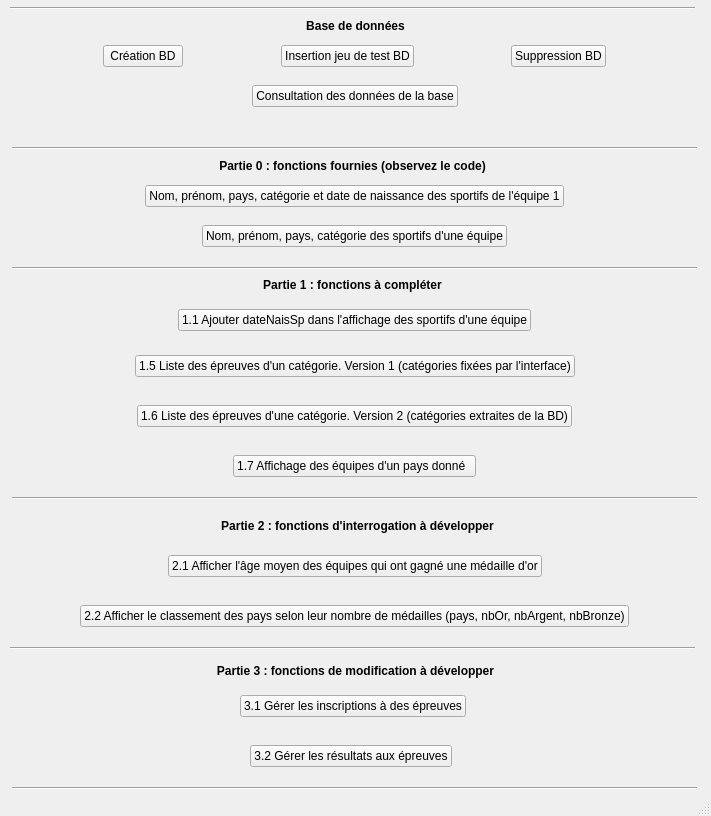
<?xml version="1.0" encoding="UTF-8"?>
<ui version="4.0">
 <class>MainWindow</class>
 <widget class="QMainWindow" name="MainWindow">
  <property name="enabled">
   <bool>true</bool>
  </property>
  <property name="geometry">
   <rect>
    <x>0</x>
    <y>0</y>
    <width>711</width>
    <height>816</height>
   </rect>
  </property>
  <property name="windowTitle">
   <string>Projet Jeux Olympiques</string>
  </property>
  <widget class="QWidget" name="centralwidget">
   <widget class="Line" name="line">
    <property name="geometry">
     <rect>
      <x>10</x>
      <y>0</y>
      <width>685</width>
      <height>16</height>
     </rect>
    </property>
    <property name="orientation">
     <enum>Qt::Horizontal</enum>
    </property>
   </widget>
   <widget class="QLabel" name="label">
    <property name="geometry">
     <rect>
      <x>10</x>
      <y>10</y>
      <width>691</width>
      <height>31</height>
     </rect>
    </property>
    <property name="font">
     <font>
      <weight>75</weight>
      <bold>true</bold>
     </font>
    </property>
    <property name="text">
     <string>Base de données</string>
    </property>
    <property name="alignment">
     <set>Qt::AlignCenter</set>
    </property>
   </widget>
   <widget class="Line" name="line_2">
    <property name="geometry">
     <rect>
      <x>12</x>
      <y>140</y>
      <width>685</width>
      <height>16</height>
     </rect>
    </property>
    <property name="orientation">
     <enum>Qt::Horizontal</enum>
    </property>
   </widget>
   <widget class="QLabel" name="label_3">
    <property name="geometry">
     <rect>
      <x>7</x>
      <y>150</y>
      <width>691</width>
      <height>31</height>
     </rect>
    </property>
    <property name="font">
     <font>
      <weight>75</weight>
      <bold>true</bold>
     </font>
    </property>
    <property name="text">
     <string>Partie 0 : fonctions fournies (observez le code)</string>
    </property>
    <property name="alignment">
     <set>Qt::AlignCenter</set>
    </property>
   </widget>
   <widget class="Line" name="line_3">
    <property name="geometry">
     <rect>
      <x>12</x>
      <y>260</y>
      <width>685</width>
      <height>16</height>
     </rect>
    </property>
    <property name="orientation">
     <enum>Qt::Horizontal</enum>
    </property>
   </widget>
   <widget class="QLabel" name="label_4">
    <property name="geometry">
     <rect>
      <x>7</x>
      <y>269</y>
      <width>691</width>
      <height>31</height>
     </rect>
    </property>
    <property name="font">
     <font>
      <weight>75</weight>
      <bold>true</bold>
     </font>
    </property>
    <property name="text">
     <string>Partie 1 : fonctions à compléter</string>
    </property>
    <property name="alignment">
     <set>Qt::AlignCenter</set>
    </property>
   </widget>
   <widget class="Line" name="line_4">
    <property name="geometry">
     <rect>
      <x>12</x>
      <y>490</y>
      <width>685</width>
      <height>16</height>
     </rect>
    </property>
    <property name="orientation">
     <enum>Qt::Horizontal</enum>
    </property>
   </widget>
   <widget class="QLabel" name="label_5">
    <property name="geometry">
     <rect>
      <x>12</x>
      <y>510</y>
      <width>691</width>
      <height>31</height>
     </rect>
    </property>
    <property name="font">
     <font>
      <weight>75</weight>
      <bold>true</bold>
     </font>
    </property>
    <property name="text">
     <string>Partie 2 : fonctions d'interrogation à développer</string>
    </property>
    <property name="alignment">
     <set>Qt::AlignCenter</set>
    </property>
   </widget>
   <widget class="Line" name="line_5">
    <property name="geometry">
     <rect>
      <x>10</x>
      <y>640</y>
      <width>685</width>
      <height>16</height>
     </rect>
    </property>
    <property name="orientation">
     <enum>Qt::Horizontal</enum>
    </property>
   </widget>
   <widget class="QLabel" name="label_6">
    <property name="geometry">
     <rect>
      <x>10</x>
      <y>660</y>
      <width>691</width>
      <height>21</height>
     </rect>
    </property>
    <property name="font">
     <font>
      <weight>75</weight>
      <bold>true</bold>
     </font>
    </property>
    <property name="text">
     <string>Partie 3 : fonctions de modification à développer</string>
    </property>
    <property name="alignment">
     <set>Qt::AlignCenter</set>
    </property>
   </widget>
   <widget class="Line" name="line_6">
    <property name="geometry">
     <rect>
      <x>12</x>
      <y>780</y>
      <width>685</width>
      <height>16</height>
     </rect>
    </property>
    <property name="orientation">
     <enum>Qt::Horizontal</enum>
    </property>
   </widget>
   <widget class="QLabel" name="label_2">
    <property name="geometry">
     <rect>
      <x>10</x>
      <y>120</y>
      <width>689</width>
      <height>19</height>
     </rect>
    </property>
    <property name="text">
     <string/>
    </property>
    <property name="alignment">
     <set>Qt::AlignCenter</set>
    </property>
   </widget>
   <widget class="QWidget" name="layoutWidget">
    <property name="geometry">
     <rect>
      <x>12</x>
      <y>40</y>
      <width>685</width>
      <height>32</height>
     </rect>
    </property>
    <layout class="QHBoxLayout" name="horizontalLayout">
     <item>
      <spacer name="horizontalSpacer">
       <property name="orientation">
        <enum>Qt::Horizontal</enum>
       </property>
       <property name="sizeHint" stdset="0">
        <size>
         <width>40</width>
         <height>20</height>
        </size>
       </property>
      </spacer>
     </item>
     <item>
      <widget class="QPushButton" name="pushButton">
       <property name="text">
        <string>Création BD</string>
       </property>
      </widget>
     </item>
     <item>
      <spacer name="horizontalSpacer_2">
       <property name="orientation">
        <enum>Qt::Horizontal</enum>
       </property>
       <property name="sizeHint" stdset="0">
        <size>
         <width>40</width>
         <height>20</height>
        </size>
       </property>
      </spacer>
     </item>
     <item>
      <widget class="QPushButton" name="pushButton_3">
       <property name="text">
        <string>Insertion jeu de test BD</string>
       </property>
      </widget>
     </item>
     <item>
      <spacer name="horizontalSpacer_3">
       <property name="orientation">
        <enum>Qt::Horizontal</enum>
       </property>
       <property name="sizeHint" stdset="0">
        <size>
         <width>40</width>
         <height>20</height>
        </size>
       </property>
      </spacer>
     </item>
     <item>
      <widget class="QPushButton" name="pushButton_2">
       <property name="text">
        <string>Suppression BD</string>
       </property>
      </widget>
     </item>
     <item>
      <spacer name="horizontalSpacer_4">
       <property name="orientation">
        <enum>Qt::Horizontal</enum>
       </property>
       <property name="sizeHint" stdset="0">
        <size>
         <width>40</width>
         <height>20</height>
        </size>
       </property>
      </spacer>
     </item>
    </layout>
   </widget>
   <widget class="QWidget" name="layoutWidget">
    <property name="geometry">
     <rect>
      <x>12</x>
      <y>80</y>
      <width>685</width>
      <height>32</height>
     </rect>
    </property>
    <layout class="QHBoxLayout" name="horizontalLayout_13">
     <item>
      <spacer name="horizontalSpacer_28">
       <property name="orientation">
        <enum>Qt::Horizontal</enum>
       </property>
       <property name="sizeHint" stdset="0">
        <size>
         <width>40</width>
         <height>20</height>
        </size>
       </property>
      </spacer>
     </item>
     <item>
      <widget class="QPushButton" name="pushButton_15">
       <property name="text">
        <string>Consultation des données de la base</string>
       </property>
      </widget>
     </item>
     <item>
      <spacer name="horizontalSpacer_27">
       <property name="orientation">
        <enum>Qt::Horizontal</enum>
       </property>
       <property name="sizeHint" stdset="0">
        <size>
         <width>40</width>
         <height>20</height>
        </size>
       </property>
      </spacer>
     </item>
    </layout>
   </widget>
   <widget class="QWidget" name="layoutWidget">
    <property name="geometry">
     <rect>
      <x>12</x>
      <y>180</y>
      <width>685</width>
      <height>32</height>
     </rect>
    </property>
    <layout class="QHBoxLayout" name="horizontalLayout_2">
     <item>
      <spacer name="horizontalSpacer_7">
       <property name="orientation">
        <enum>Qt::Horizontal</enum>
       </property>
       <property name="sizeHint" stdset="0">
        <size>
         <width>40</width>
         <height>20</height>
        </size>
       </property>
      </spacer>
     </item>
     <item>
      <widget class="QPushButton" name="pushButton_4">
       <property name="text">
        <string>Nom, prénom, pays, catégorie et date de naissance des sportifs de l'équipe 1</string>
       </property>
      </widget>
     </item>
     <item>
      <spacer name="horizontalSpacer_5">
       <property name="orientation">
        <enum>Qt::Horizontal</enum>
       </property>
       <property name="sizeHint" stdset="0">
        <size>
         <width>40</width>
         <height>20</height>
        </size>
       </property>
      </spacer>
     </item>
    </layout>
   </widget>
   <widget class="QWidget" name="layoutWidget">
    <property name="geometry">
     <rect>
      <x>12</x>
      <y>220</y>
      <width>685</width>
      <height>32</height>
     </rect>
    </property>
    <layout class="QHBoxLayout" name="horizontalLayout_3">
     <item>
      <spacer name="horizontalSpacer_8">
       <property name="orientation">
        <enum>Qt::Horizontal</enum>
       </property>
       <property name="sizeHint" stdset="0">
        <size>
         <width>40</width>
         <height>20</height>
        </size>
       </property>
      </spacer>
     </item>
     <item>
      <widget class="QPushButton" name="pushButton_5">
       <property name="text">
        <string>Nom, prénom, pays, catégorie des sportifs d'une équipe</string>
       </property>
      </widget>
     </item>
     <item>
      <spacer name="horizontalSpacer_6">
       <property name="orientation">
        <enum>Qt::Horizontal</enum>
       </property>
       <property name="sizeHint" stdset="0">
        <size>
         <width>40</width>
         <height>20</height>
        </size>
       </property>
      </spacer>
     </item>
    </layout>
   </widget>
   <widget class="QWidget" name="layoutWidget">
    <property name="geometry">
     <rect>
      <x>12</x>
      <y>304</y>
      <width>685</width>
      <height>32</height>
     </rect>
    </property>
    <layout class="QHBoxLayout" name="horizontalLayout_4">
     <item>
      <spacer name="horizontalSpacer_10">
       <property name="orientation">
        <enum>Qt::Horizontal</enum>
       </property>
       <property name="sizeHint" stdset="0">
        <size>
         <width>40</width>
         <height>20</height>
        </size>
       </property>
      </spacer>
     </item>
     <item>
      <widget class="QPushButton" name="pushButton_6">
       <property name="text">
        <string>1.1 Ajouter dateNaisSp dans l'affichage des sportifs d'une équipe</string>
       </property>
      </widget>
     </item>
     <item>
      <spacer name="horizontalSpacer_9">
       <property name="orientation">
        <enum>Qt::Horizontal</enum>
       </property>
       <property name="sizeHint" stdset="0">
        <size>
         <width>40</width>
         <height>20</height>
        </size>
       </property>
      </spacer>
     </item>
    </layout>
   </widget>
   <widget class="QWidget" name="layoutWidget">
    <property name="geometry">
     <rect>
      <x>12</x>
      <y>350</y>
      <width>685</width>
      <height>32</height>
     </rect>
    </property>
    <layout class="QHBoxLayout" name="horizontalLayout_5">
     <item>
      <spacer name="horizontalSpacer_12">
       <property name="orientation">
        <enum>Qt::Horizontal</enum>
       </property>
       <property name="sizeHint" stdset="0">
        <size>
         <width>40</width>
         <height>20</height>
        </size>
       </property>
      </spacer>
     </item>
     <item>
      <widget class="QPushButton" name="pushButton_7">
       <property name="text">
        <string>1.5 Liste des épreuves d'un catégorie. Version 1 (catégories fixées par l'interface)</string>
       </property>
      </widget>
     </item>
     <item>
      <spacer name="horizontalSpacer_11">
       <property name="orientation">
        <enum>Qt::Horizontal</enum>
       </property>
       <property name="sizeHint" stdset="0">
        <size>
         <width>40</width>
         <height>20</height>
        </size>
       </property>
      </spacer>
     </item>
    </layout>
   </widget>
   <widget class="QWidget" name="layoutWidget">
    <property name="geometry">
     <rect>
      <x>12</x>
      <y>400</y>
      <width>685</width>
      <height>32</height>
     </rect>
    </property>
    <layout class="QHBoxLayout" name="horizontalLayout_6">
     <item>
      <spacer name="horizontalSpacer_14">
       <property name="orientation">
        <enum>Qt::Horizontal</enum>
       </property>
       <property name="sizeHint" stdset="0">
        <size>
         <width>40</width>
         <height>20</height>
        </size>
       </property>
      </spacer>
     </item>
     <item>
      <widget class="QPushButton" name="pushButton_8">
       <property name="text">
        <string>1.6 Liste des épreuves d'une catégorie. Version 2 (catégories extraites de la BD)</string>
       </property>
      </widget>
     </item>
     <item>
      <spacer name="horizontalSpacer_13">
       <property name="orientation">
        <enum>Qt::Horizontal</enum>
       </property>
       <property name="sizeHint" stdset="0">
        <size>
         <width>40</width>
         <height>20</height>
        </size>
       </property>
      </spacer>
     </item>
    </layout>
   </widget>
   <widget class="QWidget" name="layoutWidget">
    <property name="geometry">
     <rect>
      <x>12</x>
      <y>450</y>
      <width>685</width>
      <height>32</height>
     </rect>
    </property>
    <layout class="QHBoxLayout" name="horizontalLayout_7">
     <item>
      <spacer name="horizontalSpacer_16">
       <property name="orientation">
        <enum>Qt::Horizontal</enum>
       </property>
       <property name="sizeHint" stdset="0">
        <size>
         <width>40</width>
         <height>20</height>
        </size>
       </property>
      </spacer>
     </item>
     <item>
      <widget class="QPushButton" name="pushButton_9">
       <property name="text">
        <string>1.7 Affichage des équipes d'un pays donné  </string>
       </property>
      </widget>
     </item>
     <item>
      <spacer name="horizontalSpacer_15">
       <property name="orientation">
        <enum>Qt::Horizontal</enum>
       </property>
       <property name="sizeHint" stdset="0">
        <size>
         <width>40</width>
         <height>20</height>
        </size>
       </property>
      </spacer>
     </item>
    </layout>
   </widget>
   <widget class="QWidget" name="layoutWidget">
    <property name="geometry">
     <rect>
      <x>12</x>
      <y>550</y>
      <width>685</width>
      <height>32</height>
     </rect>
    </property>
    <layout class="QHBoxLayout" name="horizontalLayout_8">
     <item>
      <spacer name="horizontalSpacer_18">
       <property name="orientation">
        <enum>Qt::Horizontal</enum>
       </property>
       <property name="sizeHint" stdset="0">
        <size>
         <width>40</width>
         <height>20</height>
        </size>
       </property>
      </spacer>
     </item>
     <item>
      <widget class="QPushButton" name="pushButton_10">
       <property name="text">
        <string>2.1 Afficher l'âge moyen des équipes qui ont gagné une médaille d'or</string>
       </property>
      </widget>
     </item>
     <item>
      <spacer name="horizontalSpacer_17">
       <property name="orientation">
        <enum>Qt::Horizontal</enum>
       </property>
       <property name="sizeHint" stdset="0">
        <size>
         <width>40</width>
         <height>20</height>
        </size>
       </property>
      </spacer>
     </item>
    </layout>
   </widget>
   <widget class="QWidget" name="layoutWidget">
    <property name="geometry">
     <rect>
      <x>12</x>
      <y>600</y>
      <width>685</width>
      <height>32</height>
     </rect>
    </property>
    <layout class="QHBoxLayout" name="horizontalLayout_9">
     <item>
      <spacer name="horizontalSpacer_20">
       <property name="orientation">
        <enum>Qt::Horizontal</enum>
       </property>
       <property name="sizeHint" stdset="0">
        <size>
         <width>40</width>
         <height>20</height>
        </size>
       </property>
      </spacer>
     </item>
     <item>
      <widget class="QPushButton" name="pushButton_11">
       <property name="text">
        <string>2.2 Afficher le classement des pays selon leur nombre de médailles (pays, nbOr, nbArgent, nbBronze)</string>
       </property>
      </widget>
     </item>
     <item>
      <spacer name="horizontalSpacer_19">
       <property name="orientation">
        <enum>Qt::Horizontal</enum>
       </property>
       <property name="sizeHint" stdset="0">
        <size>
         <width>40</width>
         <height>20</height>
        </size>
       </property>
      </spacer>
     </item>
    </layout>
   </widget>
   <widget class="QWidget" name="layoutWidget">
    <property name="geometry">
     <rect>
      <x>10</x>
      <y>690</y>
      <width>685</width>
      <height>32</height>
     </rect>
    </property>
    <layout class="QHBoxLayout" name="horizontalLayout_11">
     <item>
      <spacer name="horizontalSpacer_24">
       <property name="orientation">
        <enum>Qt::Horizontal</enum>
       </property>
       <property name="sizeHint" stdset="0">
        <size>
         <width>40</width>
         <height>20</height>
        </size>
       </property>
      </spacer>
     </item>
     <item>
      <widget class="QPushButton" name="pushButton_13">
       <property name="text">
        <string>3.1 Gérer les inscriptions à des épreuves</string>
       </property>
      </widget>
     </item>
     <item>
      <spacer name="horizontalSpacer_23">
       <property name="orientation">
        <enum>Qt::Horizontal</enum>
       </property>
       <property name="sizeHint" stdset="0">
        <size>
         <width>40</width>
         <height>20</height>
        </size>
       </property>
      </spacer>
     </item>
    </layout>
   </widget>
   <widget class="QWidget" name="layoutWidget">
    <property name="geometry">
     <rect>
      <x>10</x>
      <y>740</y>
      <width>681</width>
      <height>32</height>
     </rect>
    </property>
    <layout class="QHBoxLayout" name="horizontalLayout_12">
     <item>
      <spacer name="horizontalSpacer_26">
       <property name="orientation">
        <enum>Qt::Horizontal</enum>
       </property>
       <property name="sizeHint" stdset="0">
        <size>
         <width>40</width>
         <height>20</height>
        </size>
       </property>
      </spacer>
     </item>
     <item>
      <widget class="QPushButton" name="pushButton_14">
       <property name="text">
        <string>3.2 Gérer les résultats aux épreuves</string>
       </property>
      </widget>
     </item>
     <item>
      <spacer name="horizontalSpacer_25">
       <property name="orientation">
        <enum>Qt::Horizontal</enum>
       </property>
       <property name="sizeHint" stdset="0">
        <size>
         <width>40</width>
         <height>20</height>
        </size>
       </property>
      </spacer>
     </item>
    </layout>
   </widget>
  </widget>
  <widget class="QStatusBar" name="statusbar"/>
  <action name="actionQuitter">
   <property name="text">
    <string>Quitter</string>
   </property>
  </action>
 </widget>
 <resources/>
 <connections>
  <connection>
   <sender>actionQuitter</sender>
   <signal>triggered()</signal>
   <receiver>MainWindow</receiver>
   <slot>close()</slot>
   <hints>
    <hint type="sourcelabel">
     <x>-1</x>
     <y>-1</y>
    </hint>
    <hint type="destinationlabel">
     <x>399</x>
     <y>299</y>
    </hint>
   </hints>
  </connection>
  <connection>
   <sender>pushButton</sender>
   <signal>clicked()</signal>
   <receiver>MainWindow</receiver>
   <slot>createDB()</slot>
   <hints>
    <hint type="sourcelabel">
     <x>185</x>
     <y>66</y>
    </hint>
    <hint type="destinationlabel">
     <x>135</x>
     <y>130</y>
    </hint>
   </hints>
  </connection>
  <connection>
   <sender>pushButton_3</sender>
   <signal>clicked()</signal>
   <receiver>MainWindow</receiver>
   <slot>insertDB()</slot>
   <hints>
    <hint type="sourcelabel">
     <x>411</x>
     <y>66</y>
    </hint>
    <hint type="destinationlabel">
     <x>388</x>
     <y>127</y>
    </hint>
   </hints>
  </connection>
  <connection>
   <sender>pushButton_2</sender>
   <signal>clicked()</signal>
   <receiver>MainWindow</receiver>
   <slot>deleteDB()</slot>
   <hints>
    <hint type="sourcelabel">
     <x>597</x>
     <y>66</y>
    </hint>
    <hint type="destinationlabel">
     <x>598</x>
     <y>139</y>
    </hint>
   </hints>
  </connection>
  <connection>
   <sender>pushButton_15</sender>
   <signal>clicked()</signal>
   <receiver>MainWindow</receiver>
   <slot>openData()</slot>
   <hints>
    <hint type="sourcelabel">
     <x>446</x>
     <y>106</y>
    </hint>
    <hint type="destinationlabel">
     <x>498</x>
     <y>183</y>
    </hint>
   </hints>
  </connection>
  <connection>
   <sender>pushButton_4</sender>
   <signal>clicked()</signal>
   <receiver>MainWindow</receiver>
   <slot>open_fct_fournie_1()</slot>
   <hints>
    <hint type="sourcelabel">
     <x>543</x>
     <y>206</y>
    </hint>
    <hint type="destinationlabel">
     <x>79</x>
     <y>174</y>
    </hint>
   </hints>
  </connection>
  <connection>
   <sender>pushButton_5</sender>
   <signal>clicked()</signal>
   <receiver>MainWindow</receiver>
   <slot>open_fct_fournie_2()</slot>
   <hints>
    <hint type="sourcelabel">
     <x>492</x>
     <y>246</y>
    </hint>
    <hint type="destinationlabel">
     <x>116</x>
     <y>221</y>
    </hint>
   </hints>
  </connection>
  <connection>
   <sender>pushButton_6</sender>
   <signal>clicked()</signal>
   <receiver>MainWindow</receiver>
   <slot>open_fct_comp_1()</slot>
   <hints>
    <hint type="sourcelabel">
     <x>514</x>
     <y>330</y>
    </hint>
    <hint type="destinationlabel">
     <x>515</x>
     <y>274</y>
    </hint>
   </hints>
  </connection>
  <connection>
   <sender>pushButton_7</sender>
   <signal>clicked()</signal>
   <receiver>MainWindow</receiver>
   <slot>open_fct_comp_2()</slot>
   <hints>
    <hint type="sourcelabel">
     <x>554</x>
     <y>376</y>
    </hint>
    <hint type="destinationlabel">
     <x>576</x>
     <y>305</y>
    </hint>
   </hints>
  </connection>
  <connection>
   <sender>pushButton_8</sender>
   <signal>clicked()</signal>
   <receiver>MainWindow</receiver>
   <slot>open_fct_comp_3()</slot>
   <hints>
    <hint type="sourcelabel">
     <x>551</x>
     <y>426</y>
    </hint>
    <hint type="destinationlabel">
     <x>551</x>
     <y>342</y>
    </hint>
   </hints>
  </connection>
  <connection>
   <sender>pushButton_9</sender>
   <signal>clicked()</signal>
   <receiver>MainWindow</receiver>
   <slot>open_fct_comp_4()</slot>
   <hints>
    <hint type="sourcelabel">
     <x>464</x>
     <y>476</y>
    </hint>
    <hint type="destinationlabel">
     <x>521</x>
     <y>367</y>
    </hint>
   </hints>
  </connection>
  <connection>
   <sender>pushButton_10</sender>
   <signal>clicked()</signal>
   <receiver>MainWindow</receiver>
   <slot>open_fct_comp_5()</slot>
   <hints>
    <hint type="sourcelabel">
     <x>326</x>
     <y>570</y>
    </hint>
    <hint type="destinationlabel">
     <x>136</x>
     <y>541</y>
    </hint>
   </hints>
  </connection>
  <connection>
   <sender>pushButton_11</sender>
   <signal>clicked()</signal>
   <receiver>MainWindow</receiver>
   <slot>open_fct_comp_6()</slot>
   <hints>
    <hint type="sourcelabel">
     <x>602</x>
     <y>621</y>
    </hint>
    <hint type="destinationlabel">
     <x>627</x>
     <y>592</y>
    </hint>
   </hints>
  </connection>
  <connection>
   <sender>pushButton_13</sender>
   <signal>clicked()</signal>
   <receiver>MainWindow</receiver>
   <slot>open_fct_add_1()</slot>
   <hints>
    <hint type="sourcelabel">
     <x>352</x>
     <y>705</y>
    </hint>
    <hint type="destinationlabel">
     <x>355</x>
     <y>407</y>
    </hint>
   </hints>
  </connection>
 </connections>
 <slots>
  <slot>createDB()</slot>
  <slot>insertDB()</slot>
  <slot>deleteDB()</slot>
  <slot>openData()</slot>
  <slot>openAddUser()</slot>
  <slot>openDelUser()</slot>
  <slot>open_fct_fournie_1()</slot>
  <slot>open_fct_fournie_2()</slot>
  <slot>open_fct_comp_1()</slot>
  <slot>open_fct_comp_2()</slot>
  <slot>open_fct_comp_3()</slot>
  <slot>open_fct_comp_4()</slot>
  <slot>open_fct_comp_5()</slot>
  <slot>open_fct_comp_6()</slot>
  <slot>open_fct_add_1()</slot>
 </slots>
</ui>
